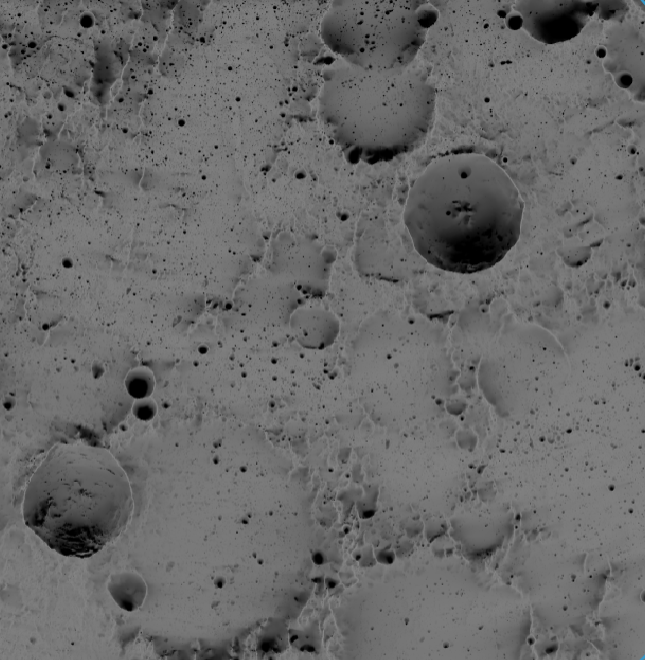
#> input picture Media/1_Illumination.png, 645 x 660 px, found by its file name
$ python Plot_Laplace.py
#> lines starting #> are read from the running program, lines starting #| are printed output that depends on the picture
### EnvironmentCharacteristics/Import_files.py
import imageio.v3 as iio
import numpy as np
import scipy.ndimage as ndimage
import cv2
import pickle


#----- Download media --------
illumination = iio.imread('.//Media//1_Illumination.png')
#> illumination is the input picture: shape (660, 645, 4); mean R, G, B, A 105.3, 105.4, 105.4, 255
PWEH = iio.imread('.//Media//2_PolarWaterEquivalentHydrogen.png')
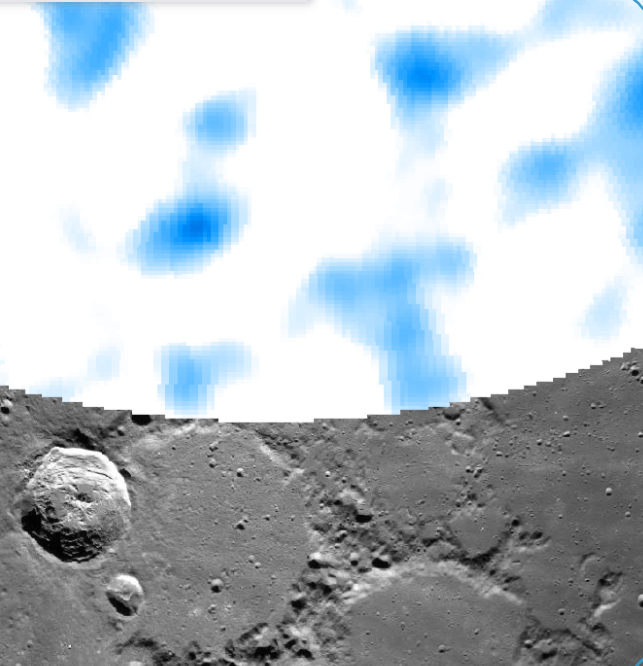
#> input picture Media/2_PolarWaterEquivalentHydrogen.png, 643 x 666 px, found by its file name
#> PWEH is the input picture: shape (666, 643, 4); mean R, G, B, A 181.8, 191.8, 199.2, 255
Olivine = iio.imread('.//Media//3_Olivine.png')
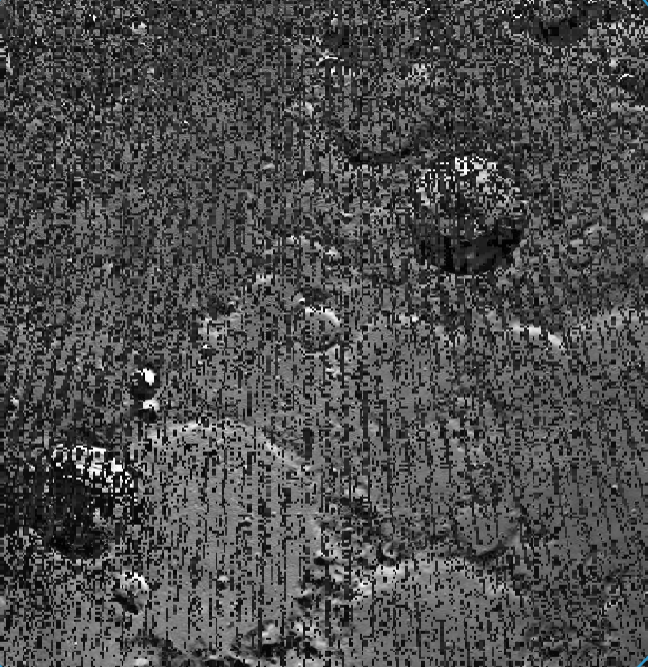
#> input picture Media/3_Olivine.png, 648 x 667 px, found by its file name
#> Olivine is the input picture: shape (667, 648, 4); mean R, G, B, A 76.7, 76.7, 76.8, 255
Plagioclase = iio.imread('.//Media//4_Plagioclase.png')
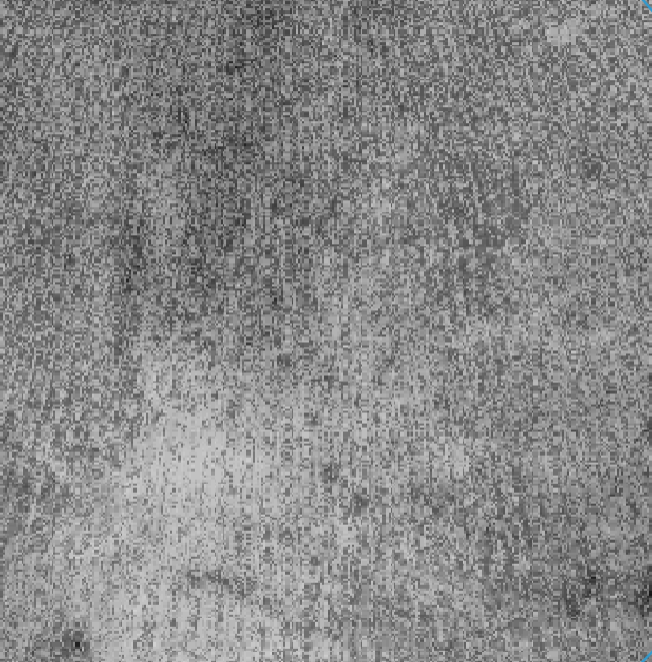
#> input picture Media/4_Plagioclase.png, 652 x 662 px, found by its file name
#> Plagioclase is the input picture: shape (662, 652, 4); mean R, G, B, A 136.6, 136.6, 136.6, 255
HCP = iio.imread('.//Media//5_HighCalciumPyroxene.png')
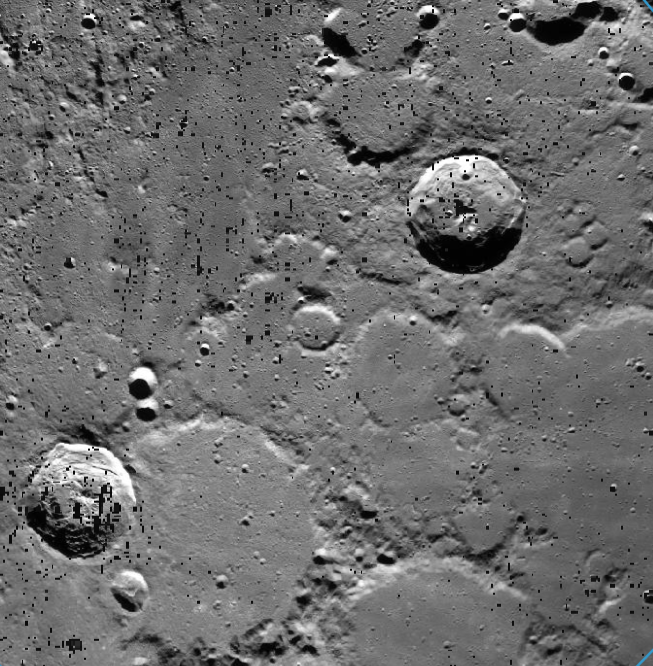
#> input picture Media/5_HighCalciumPyroxene.png, 653 x 666 px, found by its file name
#> HCP is the input picture: shape (666, 653, 4); mean R, G, B, A 109.5, 109.5, 109.5, 255
CrustalThickness = iio.imread('.//Media//6_CrustalThickness.png')
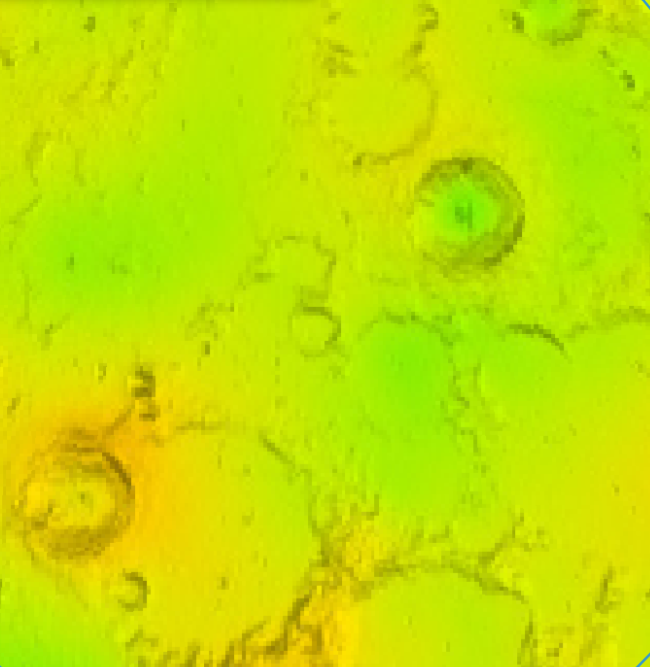
#> input picture Media/6_CrustalThickness.png, 650 x 667 px, found by its file name
#> CrustalThickness is the input picture: shape (667, 650, 4); mean R, G, B, A 194.5, 224.8, 1.1, 255
#> (the run stopped early here; a loop or call above may not have finished)
